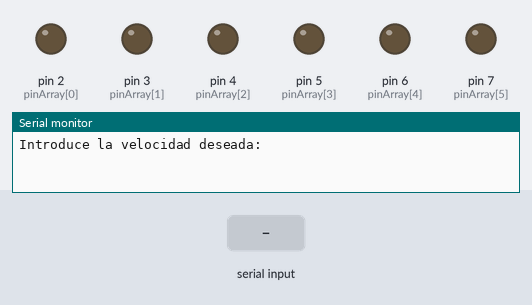
Recording of a sketch running on a simulated Arduino Uno, built with avr-gcc and run on an emulated ATmega328P. Shown: output pins drawn as LEDs (lit = HIGH), the last lines printed to the serial monitor. Dashed ring = blinking. The test bench sets the inputs (shaded band).

Above: at 1.2 s.
1.3 s: "90,45\n" received over Serial
At 1.82 s:
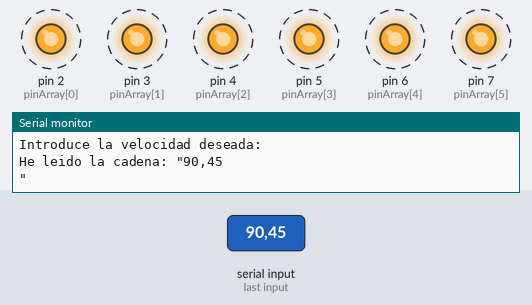
4.3 s: "5\n" received over Serial
At 5.0 s:
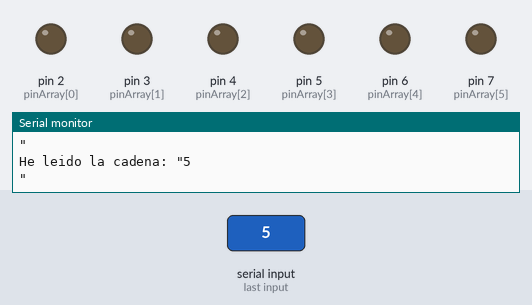
5.8 s: "90\n" received over Serial
At 6.22 s:
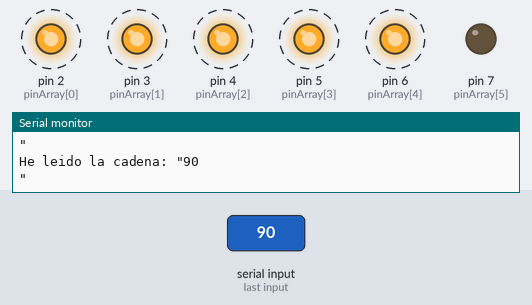
8.8 s: "200\n" received over Serial
At 10.12 s:
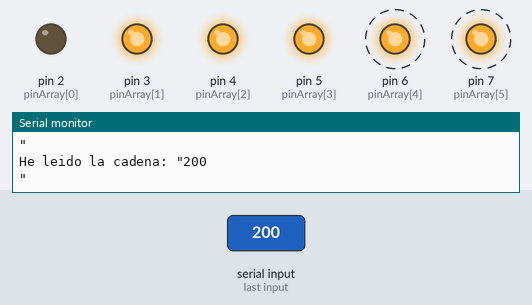
Timing chart, 0 to 12.8 s (numbered marks = the images above; inputs shaded):
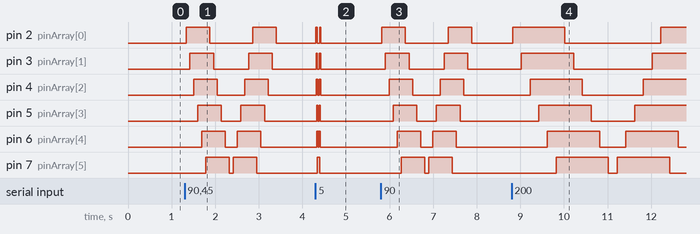

The sketch:

LEDS_Serie.ino
```cpp
/*
  Interactivo
*/
String leido = "";

int pinArray[] = {2, 3, 4, 5, 6, 7};
int count = 0;
int timer = 100;

void setup() {

  for (count = 0; count < 6; count++) {
    pinMode(pinArray[count], OUTPUT);
  }
  Serial.begin(9600);
  Serial.println("Introduce la velocidad deseada: ");

}

void loop() {

  if (Serial.available() > 0) {
    leido = ""; //vacio lo leido
    do {
      char caracter_leido;
      delay(5);
      caracter_leido = Serial.read();
      leido += caracter_leido;
    }  while (Serial.available() > 0);

    Serial.println("He leido la cadena: \"" + leido + "\"");


    // convertir a int
    timer=String(leido).toInt();


  for (count = 0; count < 6; count++) {
    digitalWrite(pinArray[count], HIGH);
    delay(timer);
  }

  for (count = 0; count < 6; count++) {
    digitalWrite(pinArray[count], LOW);
    delay(timer);
  }

  for (count = 5; count >= 0; count--) {
   digitalWrite(pinArray[count], HIGH);
    delay(timer);
  }

  for (count = 5; count >= 0; count--) {
    digitalWrite(pinArray[count], LOW);
    delay(timer);
  }
  }

}
```

Measured:
- after the input at 1.3 s, pin 2 (pinArray[0]): alternates HIGH for 0.54 s and LOW for 0.99 s, starting at once; pin 3 (pinArray[1]): alternates HIGH for 0.54 s and LOW for 0.81 s, starting after 0.12 s
- after the input at 4.3 s, pin 2 (pinArray[0]): alternates HIGH for 0.03 s and LOW for 0.06 s, 4 changes in all, then stays LOW, starting at once; pin 3 (pinArray[1]): alternates HIGH for 0.03 s and LOW for 0.05 s, 4 changes in all, then stays LOW, starting at once
- after the input at 5.8 s, pin 2 (pinArray[0]): alternates HIGH for 0.54 s and LOW for 0.99 s, starting at once; pin 3 (pinArray[1]): alternates HIGH for 0.54 s and LOW for 0.81 s, starting after 0.11 s
- after the input at 8.8 s, pin 2 (pinArray[0]): LOW → HIGH at once, → LOW 1.2 s later, → HIGH 2.2 s later; pin 3 (pinArray[1]): LOW → HIGH after 0.22 s, → LOW 1.2 s later, → HIGH 1.8 s later
